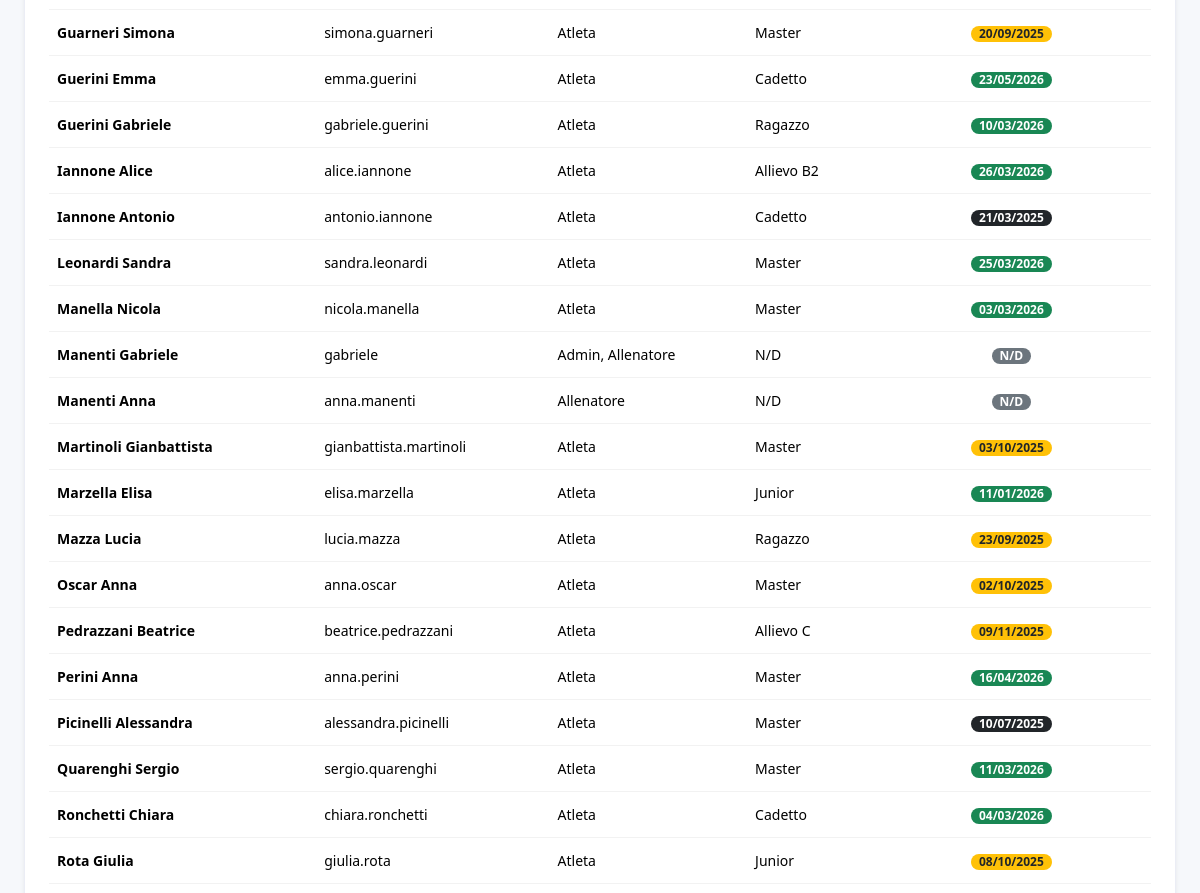
/admin/users (signed in, middle part), run on an earlier commit of the app's database.
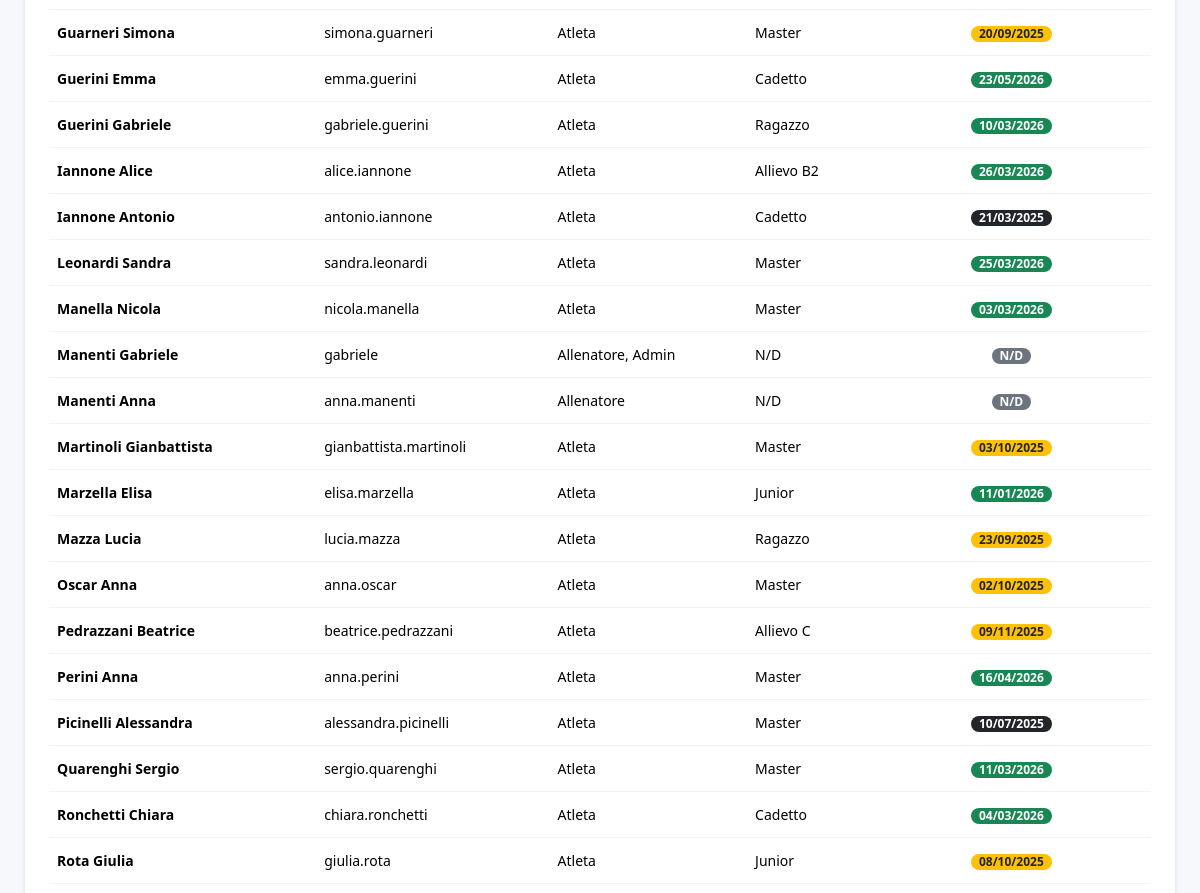
And on a later commit of the database.
### models.py (models this page shows, shortened)
class User(Base):
    __tablename__ = "users"
    id = Column(Integer, primary_key=True, index=True)
    username = Column(String, unique=True, index=True, nullable=False)
    hashed_password = Column(String, nullable=False)
    first_name = Column(String, nullable=False)
    last_name = Column(String, nullable=False)
    email = Column(String, unique=True, index=True)
    phone_number = Column(String)
    date_of_birth = Column(Date)
    tax_code = Column(String, unique=True)
    enrollment_year = Column(Integer)
    membership_date = Column(Date)
    certificate_expiration = Column(Date)
    address = Column(String)
    manual_category = Column(String, nullable=True)
    roles = relationship("Role", secondary=user_roles, back_populates="users")
    tags = relationship("Tag", secondary=user_tags, back_populates="users")
    barche_assegnate = relationship("Barca", secondary=barca_atleti_association, back_populates="atleti_assegnati")
    schede_pesi = relationship("SchedaPesi", back_populates="atleta")
    turni = relationship("Turno", back_populates="user")
    availabilities = relationship("TrainerAvailability", back_populates="user")
    allenamenti_seguiti = relationship("Allenamento", secondary=allenamento_coach_association, back_populates="coaches")

class Role(Base):
    __tablename__ = "roles"
    id = Column(Integer, primary_key=True, index=True)
    name = Column(String, unique=True, index=True, nullable=False)
    users = relationship("User", secondary=user_roles, back_populates="roles")

### routers/admin.py (the view)
@router.get("/users", response_class=HTMLResponse)
async def admin_users_list(request: Request, db: Session = Depends(get_db),
                           admin_user: models.User = Depends(get_current_admin_user), role_ids: List[int] = Query([]),
                           categories: List[str] = Query([]), enrollment_year_str: Optional[str] = Query(None),
                           cert_expiring: bool = Query(False), sort_by: str = Query("last_name"),
                           sort_dir: str = Query("asc")):
    query = db.query(models.User).options(joinedload(models.User.roles))
    enrollment_year = int(enrollment_year_str) if enrollment_year_str and enrollment_year_str.isdigit() else None
    if role_ids: query = query.join(models.user_roles).filter(models.user_roles.c.role_id.in_(role_ids))
    if enrollment_year: query = query.filter(models.User.enrollment_year == enrollment_year)
    if cert_expiring: query = query.filter(models.User.certificate_expiration <= (date.today() + timedelta(days=60)))
    if sort_by not in ['category']:  # Ordina nel DB solo se non è una property calcolata
        if sort_by == 'name':
            order_logic = [models.User.last_name.desc(), models.User.first_name.desc()] if sort_dir == "desc" else [
                models.User.last_name.asc(), models.User.first_name.asc()]
            query = query.order_by(*order_logic)
        else:
            sort_column = getattr(models.User, sort_by, models.User.last_name)
            query = query.order_by(sort_column.desc() if sort_dir == "desc" else sort_column.asc())
    users = query.all()
    if categories: users = [user for user in users if user.category in categories]
    if sort_by == 'category':
        users.sort(key=lambda u: u.category or "", reverse=(sort_dir == 'desc'))
    all_roles = db.query(models.Role).order_by(models.Role.name).all()
    all_years = sorted([y[0] for y in db.query(models.User.enrollment_year).distinct().all() if y[0] is not None],
                       reverse=True)
    all_users_for_categories = db.query(models.User).options(joinedload(models.User.roles)).all()
    all_categories = sorted(
        list(set(u.category for u in all_users_for_categories if u.category and u.category != "N/D")))
    return templates.TemplateResponse("admin/users_list.html",
                                      {"request": request, "users": users, "current_user": admin_user,
                                       "all_roles": all_roles, "all_categories": all_categories, "all_years": all_years,
                                       "current_filters": {"role_ids": role_ids, "categories": categories,
                                                           "enrollment_year": enrollment_year,
                                                           "cert_expiring": cert_expiring}, "sort_by": sort_by,
                                       "sort_dir": sort_dir, "today": date.today()})

### templates/admin/users_list.html (shortened to what this page needs)
{% extends "layouts/_admin_layout.html" %}
{% block admin_content %}
<div class="card shadow-sm">
    <div class="card-body p-0">
        <div class="table-responsive">
            <table class="table table-hover mb-0 align-middle">
                <tbody>
                    {% for user in users %}
                    <tr onclick="window.location='{{ url_for('admin_view_user', user_id=user.id) }}';" style="cursor: pointer;">
                        <td class="fw-bold">{{ user.last_name }} {{ user.first_name }}</td>
                        <td>{{ user.username }}</td>
                        <td>{{ user.roles | map(attribute='name') | map('title') | join(', ') }}</td>
                        <td>{{ user.category }}</td>
                        <td class="text-center">
                            {% if user.certificate_expiration %}
                                {% set days_left = (user.certificate_expiration - today).days %}
                                {% set badge_class = 'text-dark' %}
                                {% if days_left <= 0 %}
                                    {% set badge_class = 'bg-dark text-white' %}
                                {% elif days_left <= 30 %}
                                    {% set badge_class = 'bg-danger text-white' %}
                                {% elif days_left <= 90 %}
                                    {% set badge_class = 'bg-warning text-dark' %}
                                {% else %}
                                    {% set badge_class = 'bg-success text-white' %}
                                {% endif %}
                                <span class="badge rounded-pill {{ badge_class }}">
                                    {{ user.certificate_expiration.strftime('%d/%m/%Y') }}
                                </span>
                            {% else %}
                                <span class="badge rounded-pill bg-secondary">N/D</span>
                            {% endif %}
                        </td>
                    </tr>
                    {% else %}
                    <tr>
                        <td colspan="5" class="text-center p-4">Nessun utente trovato con i filtri selezionati.</td>
                    </tr>
                    {% endfor %}
                </tbody>
            </table>
        </div>
    </div>
</div>
<link rel="stylesheet" href="https://cdnjs.cloudflare.com/ajax/libs/font-awesome/6.0.0-beta3/css/all.min.css">
{% endblock %}

What changed in the data, as far as the page shows it:
changed User "gabriele": roles|map "Admin, Allenatore" → "Allenatore, Admin"
